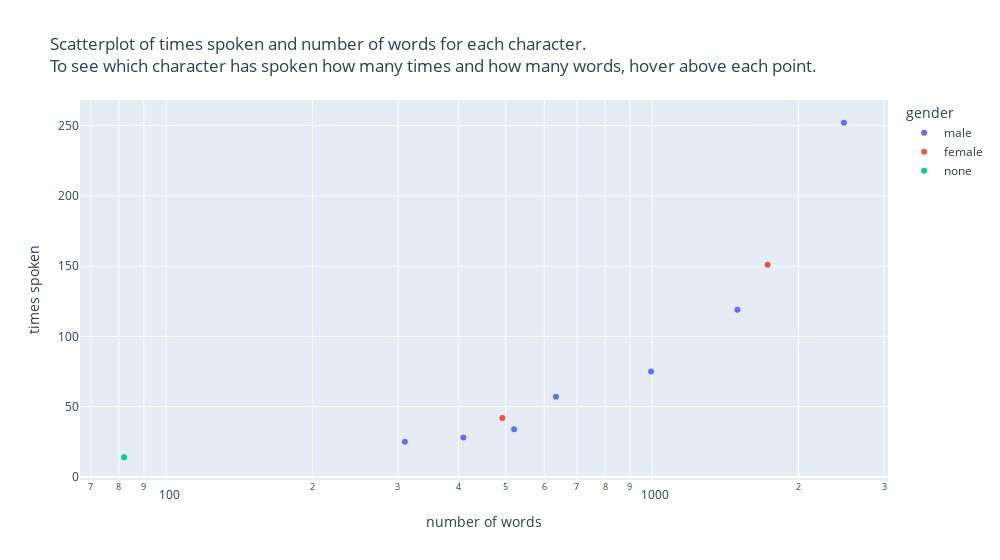

Notebook code for this chart:
### Markdown cell above
Bubble charts

### Code cell
import plotly.express as px
df = px.data.gapminder()

fig = px.scatter(actorDF, x="numberOfWords", y="timesSpoken", color="gender", hover_name="actor", log_x=True, size_max=60, width=1000, 
title="Scatterplot of times spoken and number of words for each character. <br>To see which character has spoken how many times and how many words, hover above each point.",
labels={"timesSpoken": "times spoken", "numberOfWords": "number of words"})
fig.show()

### Figure 1 — Plotly figure (JSON) as saved in the notebook; plotly's stock layout.template omitted (floating-point values rounded to 4 significant figures)
{"data": [{"hovertemplate": "<b>%{hovertext}</b><br><br>gender=male<br>number of words=%{x}<br>times spoken=%{y}<extra></extra>", "hovertext": ["LUKE", "C3PO", "BEN", "LEIA", "BIGGS", "TARKIN", "OWEN"], "legendgroup": "male", "marker": {"color": "#636efa", "symbol": "circle"}, "mode": "markers", "name": "male", "orientation": "v", "showlegend": true, "type": "scatter", "x": [2480, 1498, 995, 634, 520, 409, 310], "xaxis": "x", "y": [252, 119, 75, 57, 34, 28, 25], "yaxis": "y"}, {"hovertemplate": "<b>%{hovertext}</b><br><br>gender=female<br>number of words=%{x}<br>times spoken=%{y}<extra></extra>", "hovertext": ["HAN", "VADER"], "legendgroup": "female", "marker": {"color": "#EF553B", "symbol": "circle"}, "mode": "markers", "name": "female", "orientation": "v", "showlegend": true, "type": "scatter", "x": [1728, 492], "xaxis": "x", "y": [151, 42], "yaxis": "y"}, {"hovertemplate": "<b>%{hovertext}</b><br><br>gender=none<br>number of words=%{x}<br>times spoken=%{y}<extra></extra>", "hovertext": ["WEDGE"], "legendgroup": "none", "marker": {"color": "#00cc96", "symbol": "circle"}, "mode": "markers", "name": "none", "orientation": "v", "showlegend": true, "type": "scatter", "x": [82], "xaxis": "x", "y": [14], "yaxis": "y"}], "layout": {"legend": {"title": {"text": "gender"}, "tracegroupgap": 0}, "title": {"text": "Scatterplot of times spoken and number of words for each character. <br>To see which character has spoken how many times and how many words, hover above each point."}, "width": 1000, "xaxis": {"anchor": "y", "domain": [0, 1], "title": {"text": "number of words"}, "type": "log"}, "yaxis": {"anchor": "x", "domain": [0, 1], "title": {"text": "times spoken"}}}}
